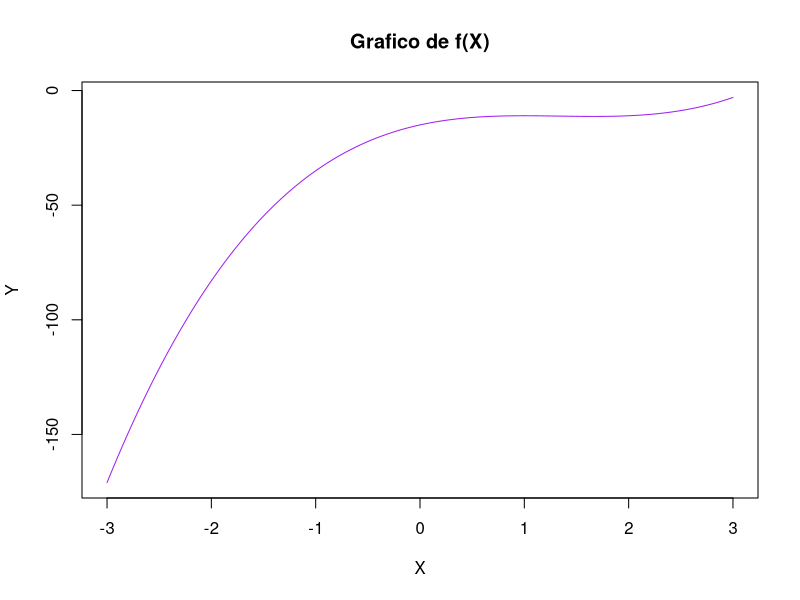

Reproduce this figure in R.

# Valor inicial de x0 (valor supuesto)
x0=5

# Valor de precisión (delta)
delt=0.00001 

#Número de iteraciones
n=15

# Escritura de la función (cambiar por los valores deseados)
f=function(x) 2*x**3-8*x**2+10*x-15


plot(f,-3,3,
     lwd=1,
     main="Grafico de f(X)",
     col="purple",
     xlab="X",
     ylab="Y",
     axes=TRUE,
     n=1000)

# Derivada de la función (calcular la derivada de la función anterior)
df=function(x) 6*x**2-16*x+10

# Ciclo de iteraciones y resultados
for (i in 1:n) {
  x1=x0-f(x0)/df(x0)
  print(c(i,x0,x1)); error=abs(x1-x0)
  if (error<delt){
    cat("La solución converge en ",i , "iteraciones. raíz= ", x1);
    break()}
  x0=x1}
print("Máximo número de iteraciones alcanzada !!!")